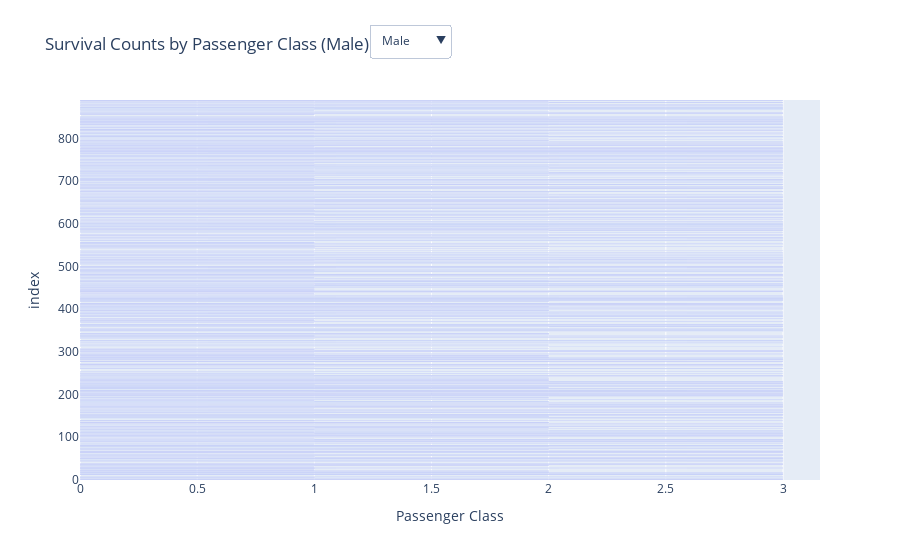

Here is the notebook cell this chart was saved with:
### Code cell
# Task 2
import plotly.express as px
import seaborn as sns

df_titanic = sns.load_dataset('titanic')

fig = px.bar(
    df_titanic[df_titanic['sex'] == 'male'],
    x='pclass',
    color='survived',
    barmode='group',
    title='Survival Counts by Passenger Class (Filtered by Gender)',
    labels={'pclass': 'Passenger Class', 'survived': 'Survived'}
)

fig.update_layout(
    updatemenus=[
        {
            'buttons': [
                {
                    'method': 'update',
                    'label': 'Male',
                    'args': [
                        {'x': [df_titanic[df_titanic['sex'] == 'male']['pclass']],
                         'marker.color': df_titanic[df_titanic['sex'] == 'male']['survived']},
                        {'title': 'Survival Counts by Passenger Class (Male)'}
                    ]
                },
                {
                    'method': 'update',
                    'label': 'Female',
                    'args': [
                        {'x': [df_titanic[df_titanic['sex'] == 'female']['pclass']],
                         'marker.color': df_titanic[df_titanic['sex'] == 'female']['survived']},
                        {'title': 'Survival Counts by Passenger Class (Female)'}
                    ]
                }
            ],
            'direction': 'down',
            'showactive': True,
            'x': 0.5,
            'y': 1.2
        }
    ]
)
fig.show()

### Figure 1 — Plotly figure (JSON) as saved in the notebook; plotly's stock layout.template omitted (floating-point values rounded to 4 significant figures; data arrays with more than 128 entries replaced by an {"elided": "..."} marker saying what was removed)
{"data": [{"alignmentgroup": "True", "hovertemplate": "Passenger Class=%{x}<br>index=%{y}<br>Survived=%{marker.color}<extra></extra>", "legendgroup": "", "marker": {"color": 0, "coloraxis": "coloraxis", "pattern": {"shape": ""}}, "name": "", "offsetgroup": "", "orientation": "h", "showlegend": false, "textposition": "auto", "type": "bar", "x": {"elided": "577 int values"}, "xaxis": "x", "y": {"elided": "577 int values"}, "yaxis": "y"}], "layout": {"autosize": true, "barmode": "group", "coloraxis": {"colorbar": {"title": {"text": "Survived"}}, "colorscale": [[0, "#0d0887"], [0.1111, "#46039f"], [0.2222, "#7201a8"], [0.3333, "#9c179e"], [0.4444, "#bd3786"], [0.5556, "#d8576b"], [0.6667, "#ed7953"], [0.7778, "#fb9f3a"], [0.8889, "#fdca26"], [1, "#f0f921"]]}, "legend": {"tracegroupgap": 0}, "title": {"text": "Survival Counts by Passenger Class (Male)"}, "updatemenus": [{"active": 0, "buttons": [{"args": [{"marker.color": {"elided": "577 int values"}, "x": {"elided": "1x577 int values"}}, {"title": "Survival Counts by Passenger Class (Male)"}], "label": "Male", "method": "update"}, {"args": [{"marker.color": {"elided": "314 int values"}, "x": {"elided": "1x314 int values"}}, {"title": "Survival Counts by Passenger Class (Female)"}], "label": "Female", "method": "update"}], "direction": "down", "showactive": true, "x": 0.5, "y": 1.2}], "xaxis": {"anchor": "y", "autorange": true, "domain": [0, 1], "range": [0, 3.158], "title": {"text": "Passenger Class"}, "type": "linear"}, "yaxis": {"anchor": "x", "autorange": true, "domain": [0, 1], "range": [-0.5, 890.5], "title": {"text": "index"}, "type": "linear"}}}
